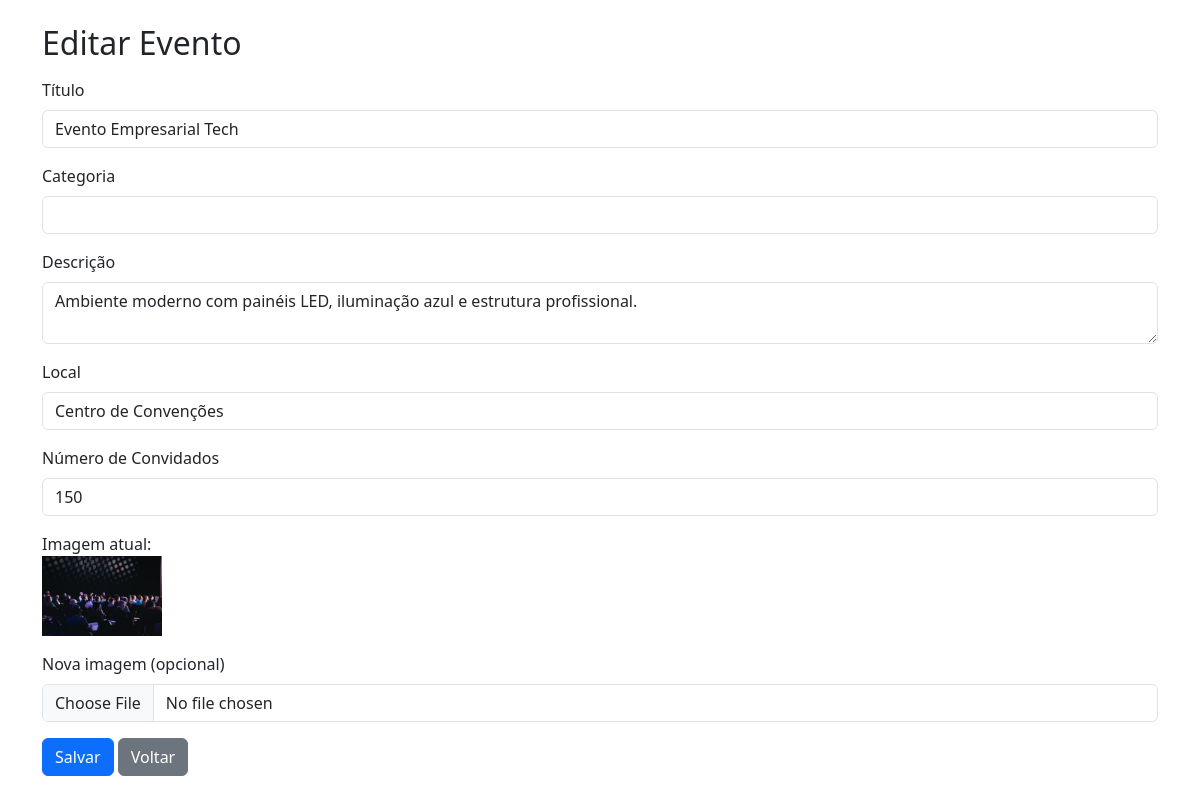
The page /actions/edit.php?id=8 on the database its author committed.
### tables this page shows
CREATE TABLE `eventos` (
  `id` int(11) NOT NULL,
  `titulo` varchar(100) NOT NULL,
  `descricao` text NOT NULL,
  `categoria` varchar(100) NOT NULL,
  `imagem` varchar(255) NOT NULL,
  `data_evento` date NOT NULL,
  `local_evento` varchar(100) NOT NULL,
  `numero_convidados` int(11) NOT NULL,
  `created_at` timestamp NOT NULL DEFAULT current_timestamp(),
  `categoria_id` int(11) DEFAULT NULL,
  `destaque` tinyint(1) DEFAULT 0
);

### actions/edit.php (the view, shortened to what this page needs)
<?php
require __DIR__ . '/../config/config.php';
$id = $_GET['id'] ?? null;
$sql = $db->prepare("SELECT * FROM eventos WHERE id = :id");
$sql->bindValue(':id', $id);
$sql->execute();
$evento = $sql->fetch();
?>
<!DOCTYPE html>
<html lang="pt-br">
<head>
    <link rel="stylesheet" href="https://cdn.jsdelivr.net/npm/bootstrap-icons@1.11.0/font/bootstrap-icons.css">
    <link href="https://cdn.jsdelivr.net/npm/bootstrap@5.3.0/dist/css/bootstrap.min.css" rel="stylesheet">
</head>
<body>
    <div class="container mt-4">
        <h2 class="mb-3">Editar Evento</h2>
        <form action="update.php" method="POST" enctype="multipart/form-data">
            <div class="mb-3">
                <label class="form-label">Título</label>
                <input type="text" name="titulo" class="form-control"
                    value="<?= $evento['titulo'] ?>" required>
            </div>
            <div class="mb-3">
                <label class="form-label">Categoria</label>
                <input type="text" name="categoria" class="form-control"
                    value="<?= $evento['categoria'] ?>" required>
            </div>
            <div class="mb-3">
                <label class="form-label">Descrição</label>
                <textarea name="descricao" class="form-control" required><?= $evento['descricao'] ?></textarea>
            </div>
            <div class="mb-3">
                <label class="form-label">Local</label>
                <input type="text" name="local_evento" class="form-control"
                    value="<?= $evento['local_evento'] ?>" required>
            </div>
            <div class="mb-3">
                <label class="form-label">Número de Convidados</label>
                <input type="number" name="numero_convidados" class="form-control"
                    value="<?= $evento['numero_convidados'] ?>" required>
            </div>
            <?php if ($evento['imagem']): ?>
                <div class="mb-3">
                    <label>Imagem atual:</label><br>
                    <img src="../img/<?= $evento['imagem'] ?>" width="120">
                </div>
            <?php endif; ?>
            <div class="mb-3">
                <label class="form-label">Nova imagem (opcional)</label>
                <input type="file" name="imagem" class="form-control">
            </div>
            <button type="submit" class="btn btn-primary">Salvar</button>
            <a href="../index.php" class="btn btn-secondary">Voltar</a>
        </form>
    </div>
</body>
</html>

### rows shown on the page
eventos: titulo "Evento Empresarial Tech", descricao "Ambiente moderno com painéis LED, iluminação azul e estrutura profissional.", local_evento "Centro de Convenções", numero_convidados "150", imagem (picture)
